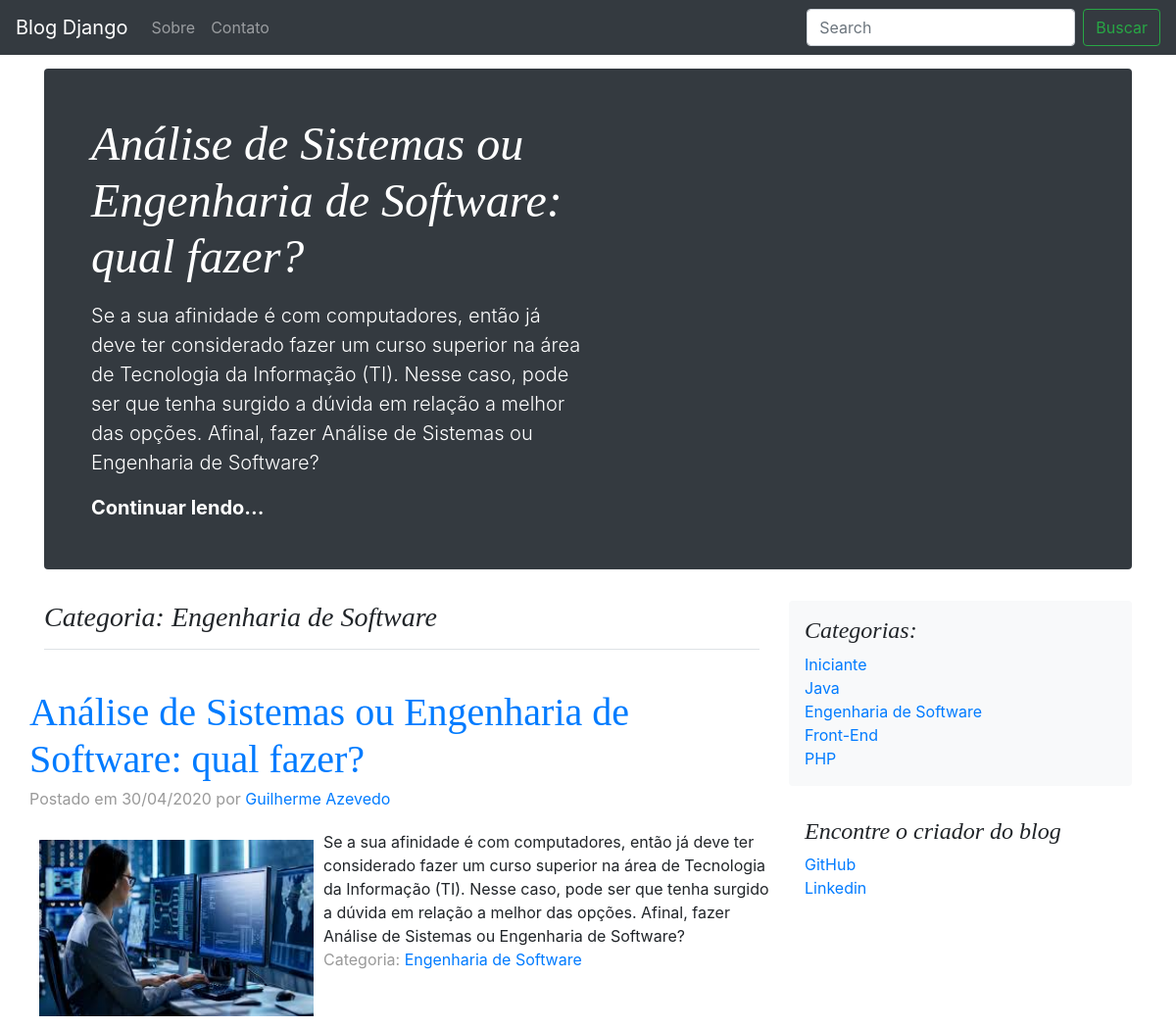
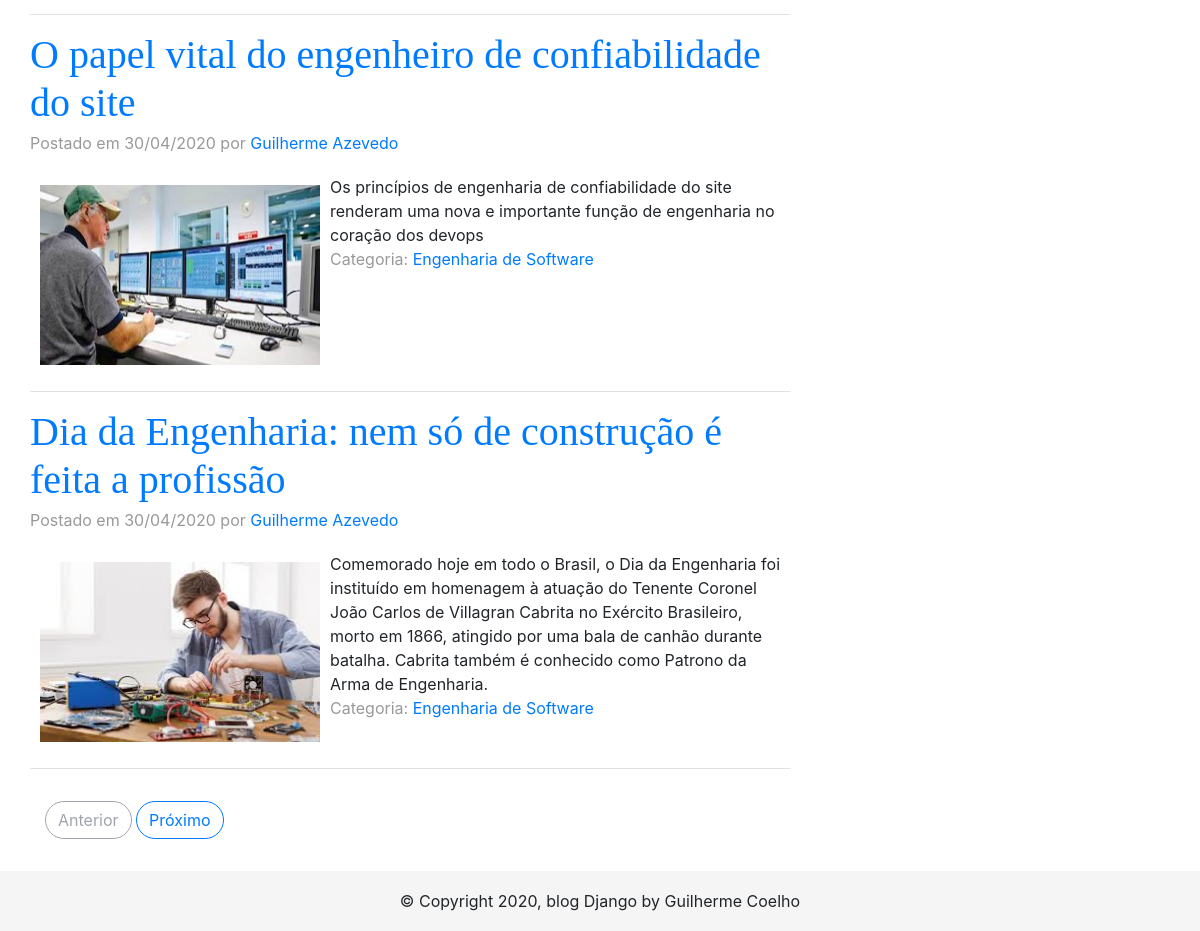
The app's page /categorias/engenharia-software with its own data (2 pictures, top to bottom).
### microblog/models.py (models this page shows, shortened)
class Post(models.Model):
    categoria = models.ForeignKey(
        'Categoria',
        null=True,
        on_delete=models.SET_NULL,
    )
    titulo = models.CharField(
        max_length=100
    )
    url = models.SlugField(
        max_length=100,
        unique=True
    )
    preview = models.TextField(
        max_length=400
    )
    corpo = RichTextUploadingField(config_name='special', external_plugin_resources=[('youtube', '/static/ckeditor/ckeditor/plugins/youtube/youtube/','plugin.js')],)
    autor = models.ForeignKey(
        User,
        on_delete=models.PROTECT
    )
    imagem = models.ImageField(
        upload_to='uploads',
        blank=True,
        null=True
    )
    data = models.DateField(
        db_index=True,
        auto_now_add=True
    )
    def getImagem(self):
        return settings.MEDIA_URL + str(self.imagem)

class Categoria(models.Model):
    titulo = models.CharField(
        max_length=100,
        db_index=True
    )
    url = models.SlugField(
        max_length=100,
        db_index=True
    )

### microblog/views.py (the view)
# urls.py: path('categorias/<slug:url>', views.ver_categoria, name='categoria_view'),
def ver_categoria(request, url):
    categorias = Categoria.objects.all()
    categoria = get_object_or_404(Categoria, url=url)
    latest = Post.objects.filter(categoria=categoria).order_by('-id')[0]
    post_list = Post.objects.filter(categoria=categoria).order_by('-id')
    paginator = Paginator(post_list, 3)
    page = request.GET.get('page')
    posts = paginator.get_page(page)
    context = {
        'titulo': categoria.titulo,
        'posts': posts,
        'categorias': categorias,
        'latest': latest
    }
    return render(request, 'microblog/ver_categoria.html', context)

### microblog/templates/microblog/ver_categoria.html
{% extends 'microblog/_layouts/base.html' %}
{% block mainPost %}
{% if posts %}
    <div class="jumbotron p-3 p-md-5 text-white rounded bg-dark">
        <div class="col-md-6 px-0">
            <h1 class="display-4 font-italic">{{ latest.titulo }}</h1>
            <p class="lead my-3">{{ latest.preview }}</p>
            <p class="lead mb-0">
                <a href="{% url 'microblog:ver_post' url=latest.url %}" class="text-white font-weight-bold">Continuar lendo...</a>
            </p>
        </div>
    </div>
{% endif %}
{% endblock %}
{% block content %}
<div class="col-md-8 blog-main">
    <h3 class="pb-3 mb-4 font-italic border-bottom">
        Categoria: {{ titulo }}
    </h3>
    {% if posts %}
        {% for post in posts %}
            <div class="row sm border-bottom">
                <div class="blog-post">
                    <h2 class="blog-post-title"><a href="{% url 'microblog:ver_post' url=post.url %}">{{ post.titulo }}</a></h2>
                    <p class="blog-post-meta">
                        Postado em {{ post.data|date:"d/m/Y" }} por
                        <a href="{% url 'microblog:usuario_view' pk=post.autor.id %}">{{ post.autor.get_full_name }}</a>
                    </p>
                    {% if post.imagem %}
                        <img src=" {{ post.getImagem }} " alt="PostImage" style="width:300px;height:200px;float:left;padding: 10px;">
                    {% endif %}
                    {{ post.preview }}
                    <p class="blog-post-meta">
                        Categoria: <a href="{% url 'microblog:categoria_view' url=post.categoria.url %}">{{ post.categoria.titulo }}</a>
                    </p>
                </div>
            </div>
        {% endfor %}
    {% else %}
        <p>Nenhum post nessa categoria.</p>
    {% endif %}
    <nav class="blog-pagination">
        {% if posts.has_previous %}
            <a class="btn btn-outline-primary" href="?page={{ posts.previous_page_number }}">Anterior</a>
        {% else %}
            <a class="btn btn-outline-secondary disabled" href="#">Anterior</a>
        {% endif %}
        {% if posts.has_next %}
            <a class="btn btn-outline-primary" href="?page={{ posts.next_page_number }}">Próximo</a>
        {% else %}
            <a class="btn btn-outline-secondary disabled" href="#">Próximo</a>
        {% endif %}
    </nav>
</div>
{% endblock %}

### microblog/templates/microblog/_layouts/base.html (shortened to what this page needs)
<!doctype html>
{% load static %}
<html lang="en">
<head>
    <link rel="stylesheet" href="https://stackpath.bootstrapcdn.com/bootstrap/4.4.1/css/bootstrap.min.css">
    <link href="{% static 'microblog/css/blog.css' %}" rel="stylesheet">
    <link href="{% static 'microblog/css/sticky-footer.css' %}" rel="stylesheet">
</head>
<body>
    <div class="container">
        <nav class="navbar navbar-expand-md navbar-dark bg-dark fixed-top">
            <a class="navbar-brand" href="{% url 'microblog:index' %}">Blog Django</a>
            <div class="collapse navbar-collapse" id="navbarsExampleDefault">
                <ul class="navbar-nav mr-auto">
                    <li class="nav-item {% if request.resolver_match.url_name == 'sobre' %}active{% endif %}">
                        <a class="nav-link" href="{% url 'microblog:sobre' %}">Sobre <span class="sr-only">(current)</span></a>
                    </li>
                    <li class="nav-item {% if request.resolver_match.url_name == 'contato' %}active{% endif %}">
                        <a class="nav-link" href="{% url 'microblog:contato' %}">Contato</a>
                    </li>
                </ul>
                <form class="form-inline my-2 my-lg-0" action="{% url 'microblog:buscar_resultados' %}" method="get">
                    <input name="q" class="form-control mr-sm-2" type="text" placeholder="Search" aria-label="Search">
                    <button class="btn btn-outline-success my-2 my-sm-0" type="submit">Buscar</button>
                </form>
            </div>
        </nav>
        {% block mainPost %}{% endblock %}
    </div>
	<main role="main" class="container">
        <div class="row">
            {% block content %}{% endblock %}
			{% if categorias %}
                <aside class="col-md-4 blog-sidebar">
                    <div class="p-3 mb-3 bg-light rounded">
						<h4 class="font-italic">Categorias:</h4>
						{% for categoria in categorias %}
							<p class="mb-0">
							    <a href="{% url 'microblog:categoria_view' url=categoria.url %}">{{ categoria.titulo }}</a>
							</p>
						{% endfor %}
					</div>
					<div class="p-3">
						<h4 class="font-italic">Encontre o criador do blog</h4>
						<ol class="list-unstyled">
							<li><a href="https://github.com/GuilhermeCoelhoAzevedo" target="_blank">GitHub</a></li>
							<li><a href="https://www.linkedin.com/in/guilherme-coelho-de-azevedo-2a7b7812a/" target="_blank">Linkedin</a></li>
						</ol>
					</div>
				</aside>
			{% endif %}
		</div>
    </main>
    <footer class="footer">
        <div class="container">
            <span class="copy">&copy; Copyright 2020, blog Django by Guilherme Coelho</span>
        </div>
    </footer>
</body>
</html>

### microblog/static/microblog/css/blog.css (style rules this page uses)
body { padding-top: 70px; }
h1, h2, h3, h4, h5, h6 { font-family: "Playfair Display", Georgia, "Times New Roman", serif; }
.display-4 { font-size: 2.5rem; }
@media (min-width: 768px) { .display-4 { font-size: 3rem; } }
.border-bottom { border-bottom: 1px solid #e5e5e5; }
.blog-pagination { margin-top: 2rem; margin-bottom: 2rem; }
.blog-pagination > .btn { border-radius: 2rem; }
.blog-post { margin-top: 1rem; margin-bottom: 1rem; }
.blog-post-title { margin-bottom: .25rem; font-size: 2.5rem; }
.blog-post-meta { margin-bottom: 1.25rem; color: #999; }

### microblog/static/microblog/css/sticky-footer.css (style rules this page uses)
html { position: relative; min-height: 100%; }
body { margin-bottom: 60px; }
.footer { position: absolute; bottom: 0; width: 100%; height: 60px; line-height: 60px; background-color: #f5f5f5; text-align: center; }

### records on screen
Post: titulo "Análise de Sistemas ou Engenharia de Software: qual fazer?", preview "Se a sua afinidade é com computadores, então já deve ter considerado fazer um curso superior na área de Tecnologia da Informação (TI). Nesse caso, pode ser que tenha surgido a dúvida em relação a melhor das opções. Afinal, fazer Análise de Sistemas ou Engenharia de Software?", data "30/04/2020", autor.get_full_name "Guilherme Azevedo", getImagem (picture), categoria.titulo "Engenharia de Software"
Categoria: titulo "Engenharia de Software"
Post: titulo "O papel vital do engenheiro de confiabilidade do site", data "30/04/2020", autor.get_full_name "Guilherme Azevedo", getImagem (picture), preview "Os princípios de engenharia de confiabilidade do site renderam uma nova e importante função de engenharia no coração dos devops", categoria.titulo "Engenharia de Software"
Post: titulo "Dia da Engenharia: nem só de construção é feita a profissão", data "30/04/2020", autor.get_full_name "Guilherme Azevedo", getImagem (picture), preview "Comemorado hoje em todo o Brasil, o Dia da Engenharia foi instituído em homenagem à atuação do Tenente Coronel João Carlos de Villagran Cabrita no Exército Brasileiro, morto em 1866, atingido por uma bala de canhão durante batalha. Cabrita também é conhecido como Patrono da Arma de Engenharia.", categoria.titulo "Engenharia de Software"
Categoria: titulo "Iniciante"
Categoria: titulo "Java"
Categoria: titulo "Front-End"
Categoria: titulo "PHP"
